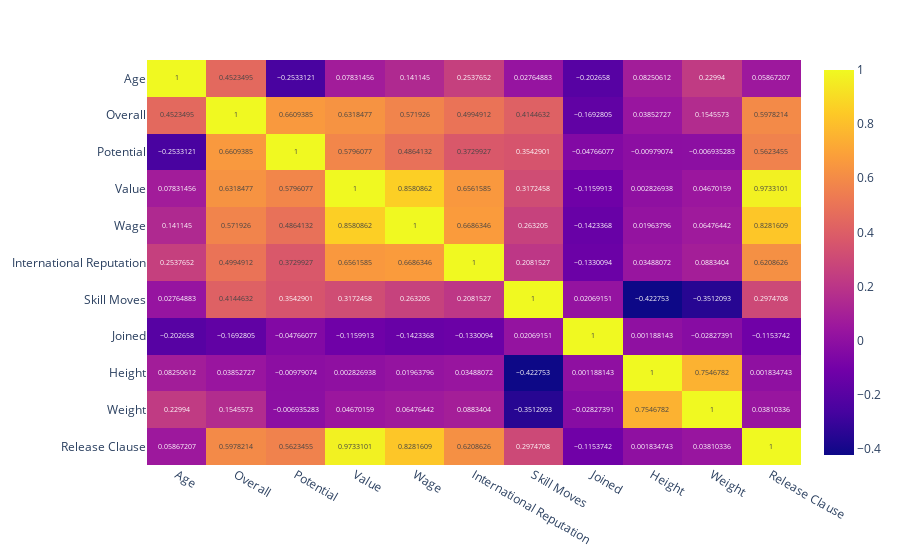

Source (notebook cell):
### Code cell
fig = px.imshow(numeric_data.corr(),text_auto=True,aspect="auto")
fig.show()

### Figure 1 — Plotly figure (JSON) as saved in the notebook; plotly's stock layout.template omitted (floating-point values rounded to 4 significant figures)
{"data": [{"coloraxis": "coloraxis", "hovertemplate": "x: %{x}<br>y: %{y}<br>color: %{z}<extra></extra>", "name": "0", "texttemplate": "%{z}", "type": "heatmap", "x": ["Age", "Overall", "Potential", "Value", "Wage", "International Reputation", "Skill Moves", "Joined", "Height", "Weight", "Release Clause"], "xaxis": "x", "y": ["Age", "Overall", "Potential", "Value", "Wage", "International Reputation", "Skill Moves", "Joined", "Height", "Weight", "Release Clause"], "yaxis": "y", "z": [[1, 0.4523, -0.2533, 0.07831, 0.1411, 0.2538, 0.02765, -0.2027, 0.08251, 0.2299, 0.05867], [0.4523, 1, 0.6609, 0.6318, 0.5719, 0.4995, 0.4145, -0.1693, 0.03853, 0.1546, 0.5978], [-0.2533, 0.6609, 1, 0.5796, 0.4864, 0.373, 0.3543, -0.04766, -0.009791, -0.006935, 0.5623], [0.07831, 0.6318, 0.5796, 1, 0.8581, 0.6562, 0.3172, -0.116, 0.002827, 0.0467, 0.9733], [0.1411, 0.5719, 0.4864, 0.8581, 1, 0.6686, 0.2632, -0.1423, 0.01964, 0.06476, 0.8282], [0.2538, 0.4995, 0.373, 0.6562, 0.6686, 1, 0.2082, -0.133, 0.03488, 0.08834, 0.6209], [0.02765, 0.4145, 0.3543, 0.3172, 0.2632, 0.2082, 1, 0.02069, -0.4228, -0.3512, 0.2975], [-0.2027, -0.1693, -0.04766, -0.116, -0.1423, -0.133, 0.02069, 1, 0.001188, -0.02827, -0.1154], [0.08251, 0.03853, -0.009791, 0.002827, 0.01964, 0.03488, -0.4228, 0.001188, 1, 0.7547, 0.001835], [0.2299, 0.1546, -0.006935, 0.0467, 0.06476, 0.08834, -0.3512, -0.02827, 0.7547, 1, 0.0381], [0.05867, 0.5978, 0.5623, 0.9733, 0.8282, 0.6209, 0.2975, -0.1154, 0.001835, 0.0381, 1]]}], "layout": {"coloraxis": {"colorscale": [[0, "#0d0887"], [0.1111, "#46039f"], [0.2222, "#7201a8"], [0.3333, "#9c179e"], [0.4444, "#bd3786"], [0.5556, "#d8576b"], [0.6667, "#ed7953"], [0.7778, "#fb9f3a"], [0.8889, "#fdca26"], [1, "#f0f921"]]}, "margin": {"t": 60}, "xaxis": {"anchor": "y", "domain": [0, 1]}, "yaxis": {"anchor": "x", "autorange": "reversed", "domain": [0, 1]}}}
